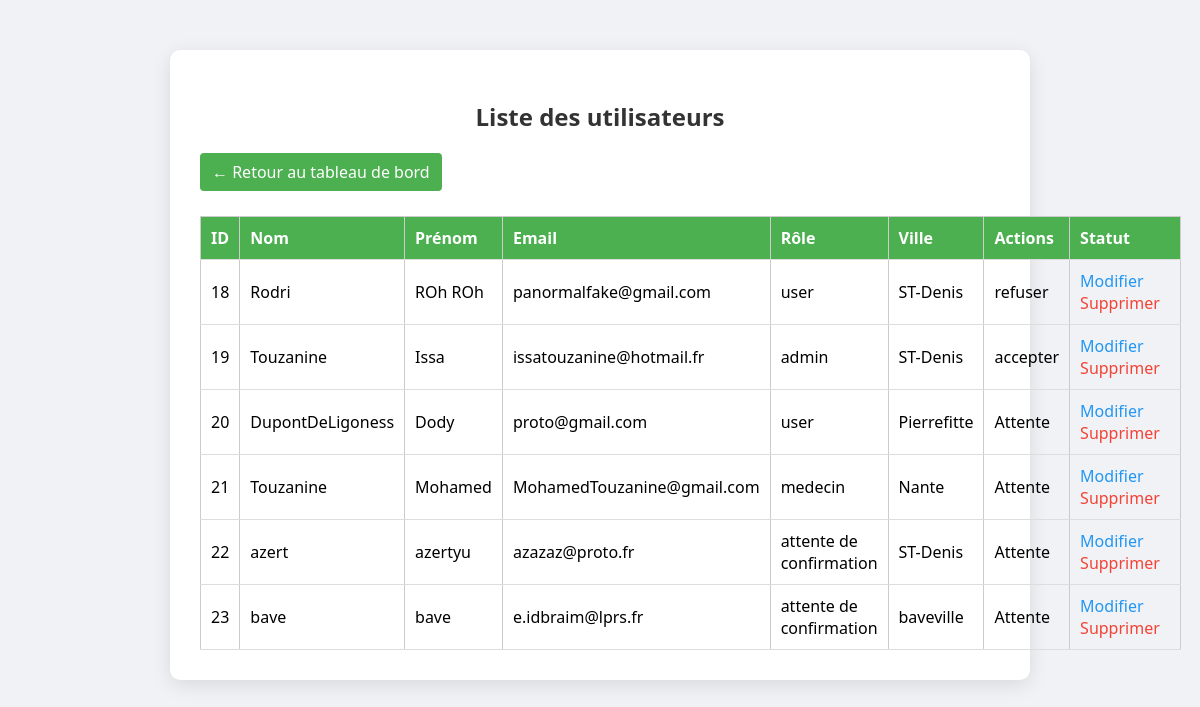
The page /src/vue/ListeUtilisateurs.php (signed in) on the database as committed earlier.
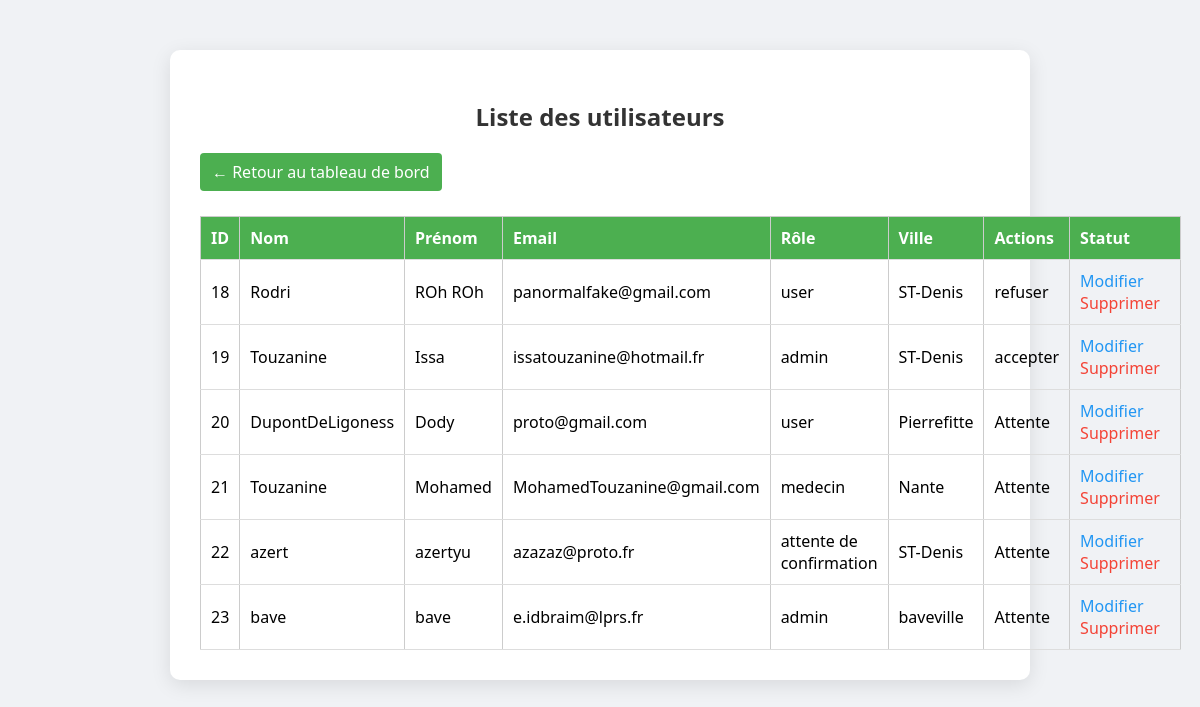
The same page on the database as committed later.
### tables this page shows
CREATE TABLE utilisateur (
  id_utilisateur INT NOT NULL AUTO_INCREMENT,
  nom VARCHAR(50) NOT NULL,
  prenom VARCHAR(50) NOT NULL,
  email VARCHAR(50) NOT NULL,
  rue VARCHAR(50) NOT NULL,
  cd INT NOT NULL,
  ville VARCHAR(50) NOT NULL,
  mdp VARCHAR(255) NOT NULL,
  role ENUM('admin','user','medecin','attente de confirmation') DEFAULT 'attente de confirmation',
  status ENUM('Attente','accepter','refuser') DEFAULT 'Attente',
  reset_token VARCHAR(255) NULL,
  reset_expires DATETIME NULL,
  PRIMARY KEY (id_utilisateur),
  UNIQUE KEY (email)
);

### src/repository/UtilisateurRepository.php (called while the page is built, shortened)
<?php
class UtilisateurRepository
{
    private $bdd;
    public function __construct(\PDO $bdd) {
        $this->bdd = $bdd;
    }
    public function findAll(): array
    {
        try {
            $sql = "SELECT id_utilisateur, nom, prenom, email, role, ville, status
                FROM utilisateur
                ORDER BY id_utilisateur ASC";
            $stmt = $this->bdd->query($sql);
            return $stmt->fetchAll(\PDO::FETCH_ASSOC);
        } catch (PDOException $e) {
            error_log('Erreur findAll utilisateurs : ' . $e->getMessage());
            return [];
        }
    }
}
include __DIR__ . '/../vue/footer.php';
?>

### src/vue/ListeUtilisateurs.php (the view, shortened to what this page needs)
<?php
require_once __DIR__ . '/../repository/UtilisateurRepository.php';
$database = new Bdd();
$bdd = $database->getBdd();
$repo = new UtilisateurRepository($bdd);
$utilisateurs = $repo->findAll();
include __DIR__ . '/header.php';
?>
<h2>Liste des utilisateurs</h2>
<a class="btn-retour" href="../../index.php">&larr; Retour au tableau de bord</a>
<table>
    <thead>
    <tr>
        <th>ID</th>
        <th>Nom</th>
        <th>Prénom</th>
        <th>Email</th>
        <th>Rôle</th>
        <th>Ville</th>
        <th>Actions</th>
        <th>Statut</th>
    </tr>
    </thead>
    <tbody>
    <?php foreach ($utilisateurs as $u): ?>
        <tr>
            <td><?= $u['id_utilisateur'] ?></td>
            <td><?= htmlspecialchars($u['nom']) ?></td>
            <td><?= htmlspecialchars($u['prenom']) ?></td>
            <td><?= htmlspecialchars($u['email']) ?></td>
            <td><?= htmlspecialchars($u['role']) ?></td>
            <td><?= htmlspecialchars($u['ville']) ?></td>
            <td><?= htmlspecialchars($u['status'] ?? '') ?></td>
            <td class="actions">
                <a class="btn-modifier" href="ModifierUtilisateur.php?email=<?= urlencode($u['email']) ?>">Modifier</a>
                <a class="btn-supprimer" href="ListeUtilisateurs.php?delete=<?= $u['id_utilisateur'] ?>" onclick="return confirm('Voulez-vous vraiment supprimer cet utilisateur ?')">Supprimer</a>
            </td>
        </tr>
    <?php endforeach; ?>
    </tbody>
</table>

### src/vue/footer.php (shortened to what this page needs)
</body>
</html>

### src/vue/header.php (shortened to what this page needs)
<!DOCTYPE html>
<html lang="fr">
<head>
</head>
<body>
<div class="container">

### src/vue/header.php (style rules this page uses)
body { font-family: 'Segoe UI', sans-serif; background: #f0f2f5; margin: 0; padding: 0; }
.container { max-width: 800px; margin: 50px auto; padding: 30px; background: white; border-radius: 10px; box-shadow: 0 5px 20px rgba(0,0,0,0.1); }
h2 { text-align: center; color: #333; }
table { width: 100%; border-collapse: collapse; margin-top: 20px; }
th, td { padding: 10px; border: 1px solid #ccc; text-align: left; }
th { background: #f4f4f4; }
a { color: #007bff; text-decoration: none; }
.actions a { margin-right: 10px; }

### src/vue/ListeUtilisateurs.php (style rules this page uses)
.btn-retour { display: inline-block; margin-bottom: 15px; padding: 8px 12px; background-color: #4CAF50; color: white; text-decoration: none; border-radius: 4px; }
.btn-modifier { color: #2196F3; text-decoration: none; margin-right: 8px; }
.btn-supprimer { color: #f44336; text-decoration: none; }
table { width: 100%; border-collapse: collapse; margin-top: 10px; }
th, td { padding: 10px; border-bottom: 1px solid #ddd; text-align: left; }
th { background-color: #4CAF50; color: white; }

Rows that differ between the two databases and show on the page:
changed utilisateur "bave": role "attente de confirmation" → "admin"
